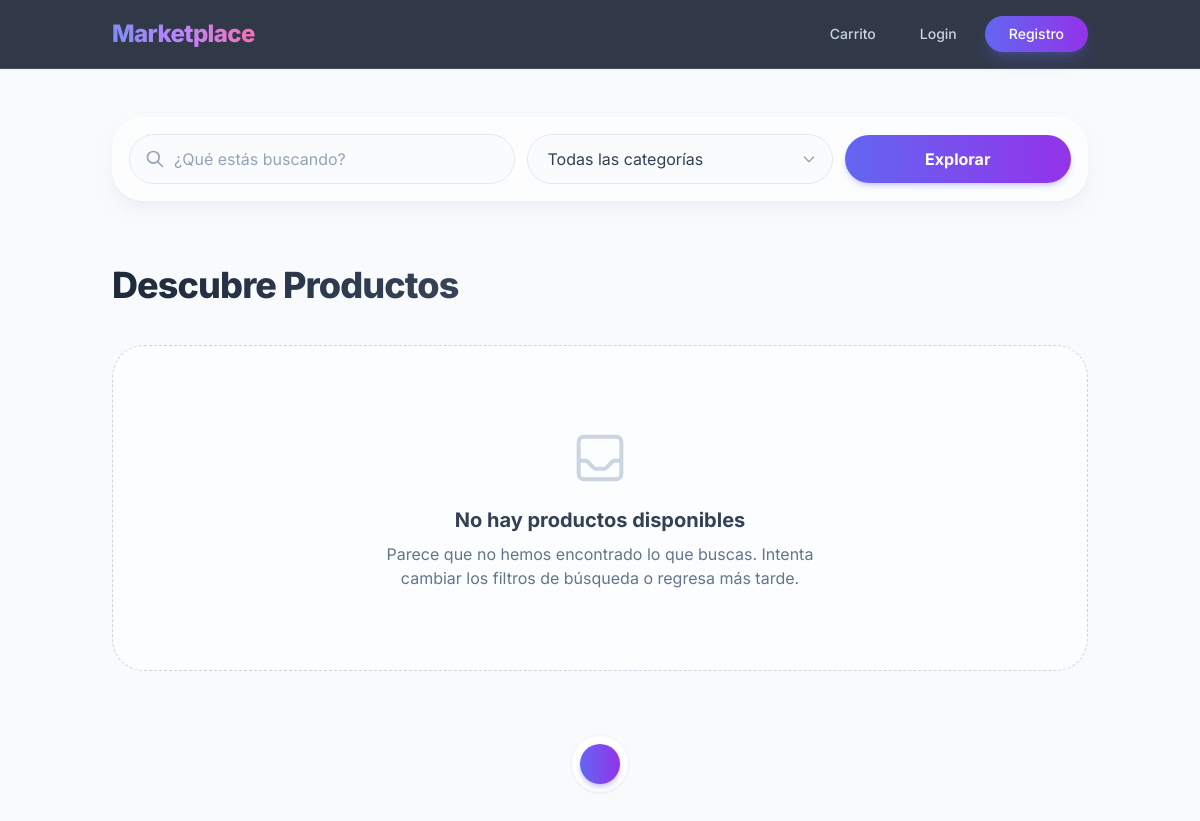
Before: / with the older database file.
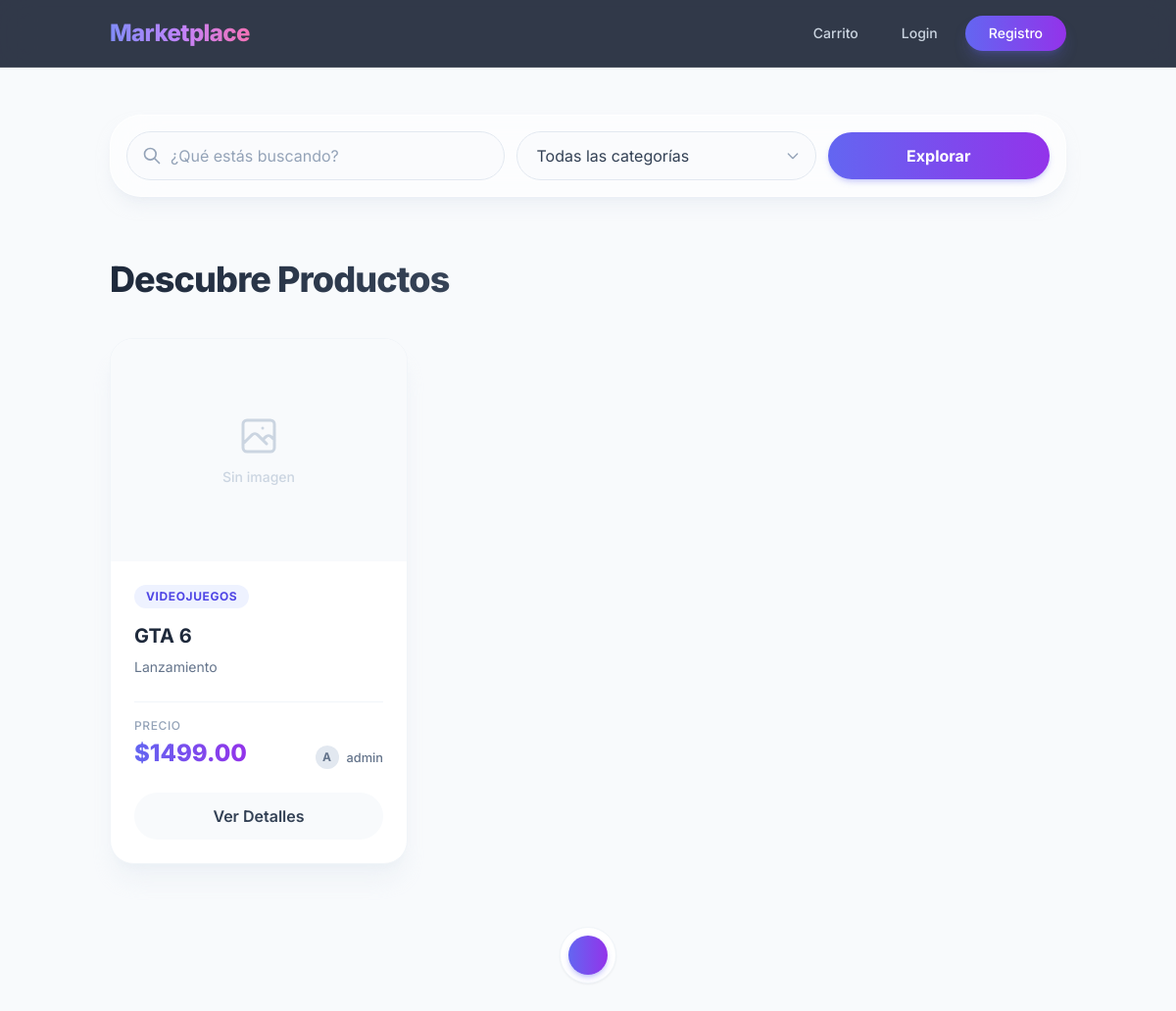
After: the same page with the newer database file.
### store/models.py (models this page shows, shortened)
class Product(models.Model):
    id = models.UUIDField(primary_key=True, default=uuid.uuid4, editable=False)
    name = models.CharField(max_length=150)
    description = models.TextField()
    price = models.DecimalField(max_digits=10, decimal_places=2)
    stock = models.PositiveIntegerField(default=0)
    owner = models.ForeignKey(
        User,
        on_delete=models.CASCADE,
        related_name='products'
    )  # 1:N
    categories = models.ManyToManyField(
        Category,
        related_name='products'
    )  # N:M
    created_at = models.DateTimeField(auto_now_add=True)

class Category(models.Model):
    id = models.UUIDField(primary_key=True, default=uuid.uuid4, editable=False)
    name = models.CharField(max_length=100)
    description = models.TextField(blank=True)

class User(AbstractUser):
    id = models.UUIDField(primary_key=True, default=uuid.uuid4, editable=False)
    is_seller = models.BooleanField(default=False)

### store/views.py (the view)
# urls.py: 2. Add a URL to urlpatterns:  path('', views.home, name='home')
def home(request):
    products = Product.objects.select_related('owner').prefetch_related('categories').all()
    return render(request, 'store/home.html', {'products': products})

### store/templates/store/home.html (shortened to what this page needs)
{% extends 'store/base.html' %}
{% block content %}
<div class="bg-white/60 backdrop-blur-xl p-3 md:p-4 rounded-[2rem] shadow-lg shadow-slate-200/50 border border-white/80 mb-12">
    <form method="GET" class="grid grid-cols-1 md:grid-cols-12 gap-3 items-center">
        <div class="md:col-span-5 relative">
            <div class="absolute inset-y-0 left-0 pl-4 flex items-center pointer-events-none">
                <svg class="h-5 w-5 text-slate-400" fill="none" viewBox="0 0 24 24" stroke="currentColor">
                    <path stroke-linecap="round" stroke-linejoin="round" stroke-width="2" d="M21 21l-6-6m2-5a7 7 0 11-14 0 7 7 0 0114 0z"/>
                </svg>
            </div>
            <input type="text"
                   name="q"
                   class="w-full pl-11 pr-4 py-3 bg-slate-50/50 border border-slate-200 rounded-full focus:bg-white focus:outline-none focus:ring-2 focus:ring-indigo-500/50 focus:border-indigo-500 transition-all text-slate-700 placeholder-slate-400"
                   placeholder="¿Qué estás buscando?">
        </div>
        <div class="md:col-span-4 relative">
            <select name="category"
                    class="w-full px-5 py-3 bg-slate-50/50 border border-slate-200 rounded-full focus:bg-white focus:outline-none focus:ring-2 focus:ring-indigo-500/50 focus:border-indigo-500 transition-all text-slate-700 appearance-none">
                <option value="">Todas las categorías</option>
            </select>
            <div class="absolute inset-y-0 right-0 pr-4 flex items-center pointer-events-none">
                <svg class="h-4 w-4 text-slate-400" fill="none" viewBox="0 0 24 24" stroke="currentColor">
                    <path stroke-linecap="round" stroke-linejoin="round" stroke-width="2" d="M19 9l-7 7-7-7"/>
                </svg>
            </div>
        </div>
        <div class="md:col-span-3">
            <button type="submit" class="w-full bg-gradient-to-r from-indigo-500 to-purple-600 hover:from-indigo-600 hover:to-purple-700 text-white font-bold py-3 px-6 rounded-full shadow-md shadow-indigo-500/25 transition-all hover:-translate-y-0.5">
                Explorar
            </button>
        </div>
    </form>
</div>
<div class="py-4">
    <h2 class="text-3xl md:text-4xl font-extrabold text-transparent bg-clip-text bg-gradient-to-r from-slate-800 to-slate-500 mb-10 tracking-tight">
    </h2>
    <div class="grid grid-cols-1 md:grid-cols-2 lg:grid-cols-3 gap-8">
        {% for product in products %}
        <div class="group flex flex-col h-full bg-white rounded-3xl border border-slate-100 shadow-xl shadow-slate-200/40 overflow-hidden hover:-translate-y-2 hover:shadow-2xl hover:shadow-indigo-500/10 transition-all duration-300 ease-out">
            <div class="relative overflow-hidden aspect-[4/3] bg-slate-50">
                {% if product.image %}
                    <img src="{{ product.image.url }}" class="w-full h-full object-cover transform group-hover:scale-110 transition-transform duration-700 ease-out" alt="{{ product.name }}">
                {% else %}
                    <div class="w-full h-full flex flex-col items-center justify-center text-slate-300">
                        <span class="text-sm font-medium">Sin imagen</span>
                    </div>
                {% endif %}
            </div>
            <div class="flex flex-col flex-grow p-6">
                <div class="mb-4 flex flex-wrap gap-2">
                    {% for cat in product.categories.all %}
                        <span class="inline-flex items-center px-3 py-1 bg-indigo-50 text-indigo-600 text-xs font-bold uppercase tracking-wider rounded-full">
                            {{ cat.name }}
                        </span>
                    {% endfor %}
                </div>
                <h5 class="text-xl font-bold text-slate-800 mb-2 leading-tight">{{ product.name }}</h5>
                <p class="text-slate-500 text-sm flex-grow mb-6 leading-relaxed">
                    {{ product.description|truncatechars:100 }}
                </p>
                <div class="flex justify-between items-end mt-auto pt-4 border-t border-slate-100">
                    <div>
                        <span class="block text-xs font-medium text-slate-400 uppercase tracking-wider mb-1">Precio</span>
                        <span class="text-2xl font-extrabold text-transparent bg-clip-text bg-gradient-to-r from-indigo-500 to-purple-600">
                        </span>
                    </div>
                    <div class="flex items-center gap-2">
                        <div class="w-6 h-6 rounded-full bg-slate-200 flex items-center justify-center text-xs font-bold text-slate-500">
                            {{ product.owner.username|make_list|first|upper }}
                        </div>
                        <small class="text-slate-500 font-medium">{{ product.owner.username }}</small>
                    </div>
                </div>
            </div>
            <div class="p-6 pt-0 flex flex-col gap-3">
                <a href="#" class="w-full text-center px-6 py-3 bg-slate-50 hover:bg-slate-100 text-slate-700 font-semibold rounded-full transition-colors">
                    Ver Detalles
                </a>
            </div>
        </div>
        {% empty %}
        <div class="col-span-full flex flex-col items-center justify-center py-20 bg-white/50 backdrop-blur-sm rounded-[2rem] border border-dashed border-slate-300">
            <h3 class="text-xl font-bold text-slate-700 mb-2">No hay productos disponibles</h3>
            <p class="text-slate-500 text-center max-w-md">Parece que no hemos encontrado lo que buscas. Intenta cambiar los filtros de búsqueda o regresa más tarde.</p>
        </div>
        {% endfor %}
    </div>
</div>
<nav class="mt-12 mb-8 flex justify-center" aria-label="Navegación de páginas">
    <ul class="flex items-center gap-2 p-2 bg-white rounded-full shadow-sm border border-slate-100">
        <li>
            <span class="flex items-center justify-center w-10 h-10 bg-gradient-to-r from-indigo-500 to-purple-600 text-white font-bold rounded-full shadow-md shadow-indigo-500/30">
            </span>
        </li>
    </ul>
</nav>
{% endblock %}

### store/templates/store/base.html (shortened to what this page needs)
<!DOCTYPE html>
<html lang="es">
<head>
    <script src="https://cdn.tailwindcss.com"></script>
</head>
<body class="bg-slate-50 antialiased text-slate-800">
<nav class="sticky top-0 z-50 bg-slate-900/85 backdrop-blur-lg border-b border-white/10 shadow-sm">
  <div class="container mx-auto px-6 py-4 flex justify-between items-center">
    <a class="text-2xl font-extrabold text-transparent bg-clip-text bg-gradient-to-r from-indigo-400 via-purple-400 to-pink-400 tracking-tight hover:opacity-80 transition-opacity" href="/">
    </a>
    <div class="flex items-center space-x-1 md:space-x-3">
      <a href="{% url 'cart_detail' %}"
         class="text-slate-300 hover:text-white px-4 py-2 rounded-full text-sm font-medium transition-all duration-300 hover:bg-white/10">
           Carrito
      </a>
      {% if user.is_authenticated %}
        <span class="text-slate-300 text-sm font-medium hidden md:inline-block px-2">Hola, {{ user.username }}</span>
        <a href="{% url 'logout' %}" class="text-slate-300 hover:text-white px-4 py-2 rounded-full text-sm font-medium transition-all duration-300 hover:bg-white/10">
            Logout
        </a>
      {% else %}
        <a href="{% url 'login' %}" class="text-slate-300 hover:text-white px-4 py-2 rounded-full text-sm font-medium transition-all duration-300 hover:bg-white/10">
            Login
        </a>
        <a href="{% url 'register' %}" class="bg-gradient-to-r from-indigo-500 to-purple-600 hover:from-indigo-600 hover:to-purple-700 text-white px-6 py-2 rounded-full text-sm font-medium shadow-lg shadow-indigo-500/25 transition-all duration-300 hover:-translate-y-0.5">
            Registro
        </a>
      {% endif %}
    </div>
  </div>
</nav>
<main class="container mx-auto px-6 py-10 md:py-12">
    {% block content %}{% endblock %}
</main>
</body>
</html>

### store/templates/store/base.html (style rules this page uses)
body { font-family: 'Inter', sans-serif; }

Changed rows visible on the page:
added Product: name "GTA 6", description "Lanzamiento", owner.username|make_list "A", owner.username "admin"
added Category: name "VIDEOJUEGOS"
Other visible differences:
text no longer shown: "No hay productos disponibles Parece que no hemos encontrado lo que buscas. Intenta cambiar los filtros de búsqueda o regresa más tarde."
